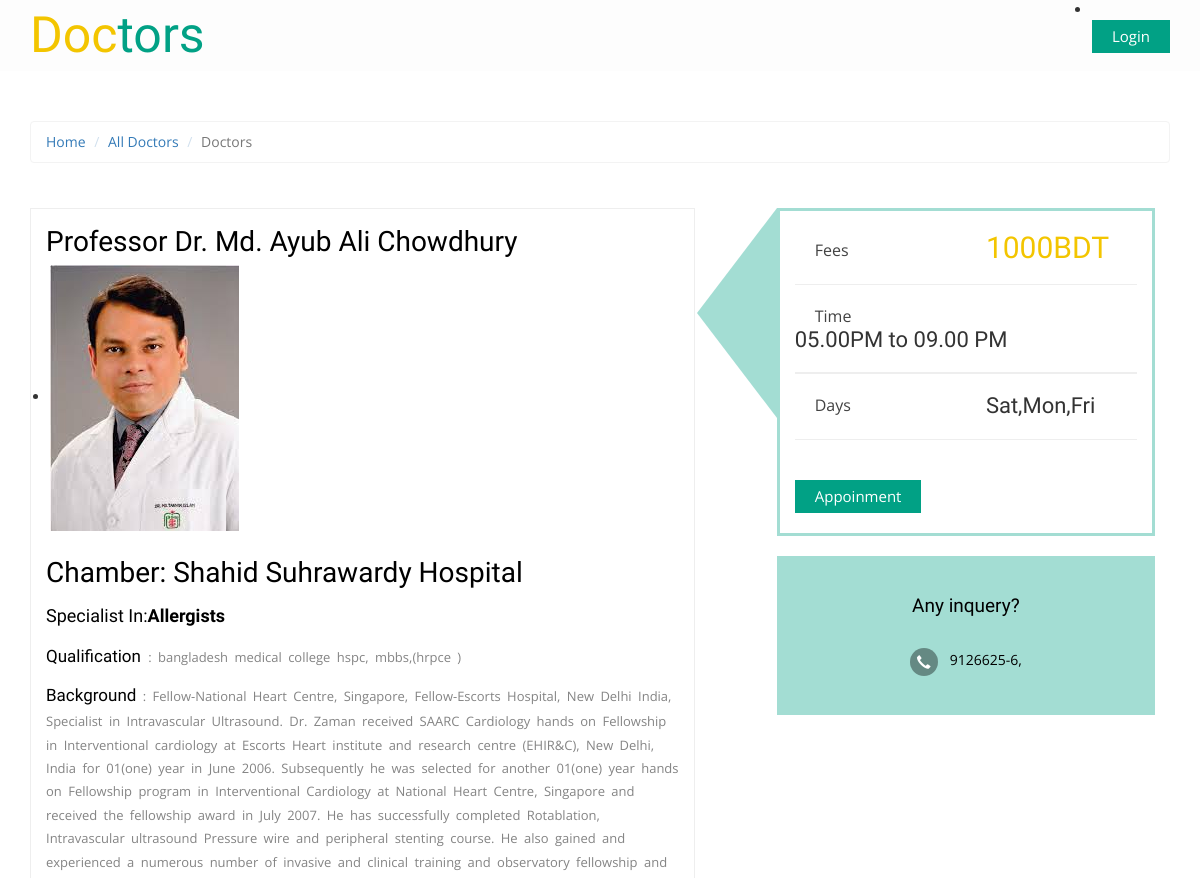
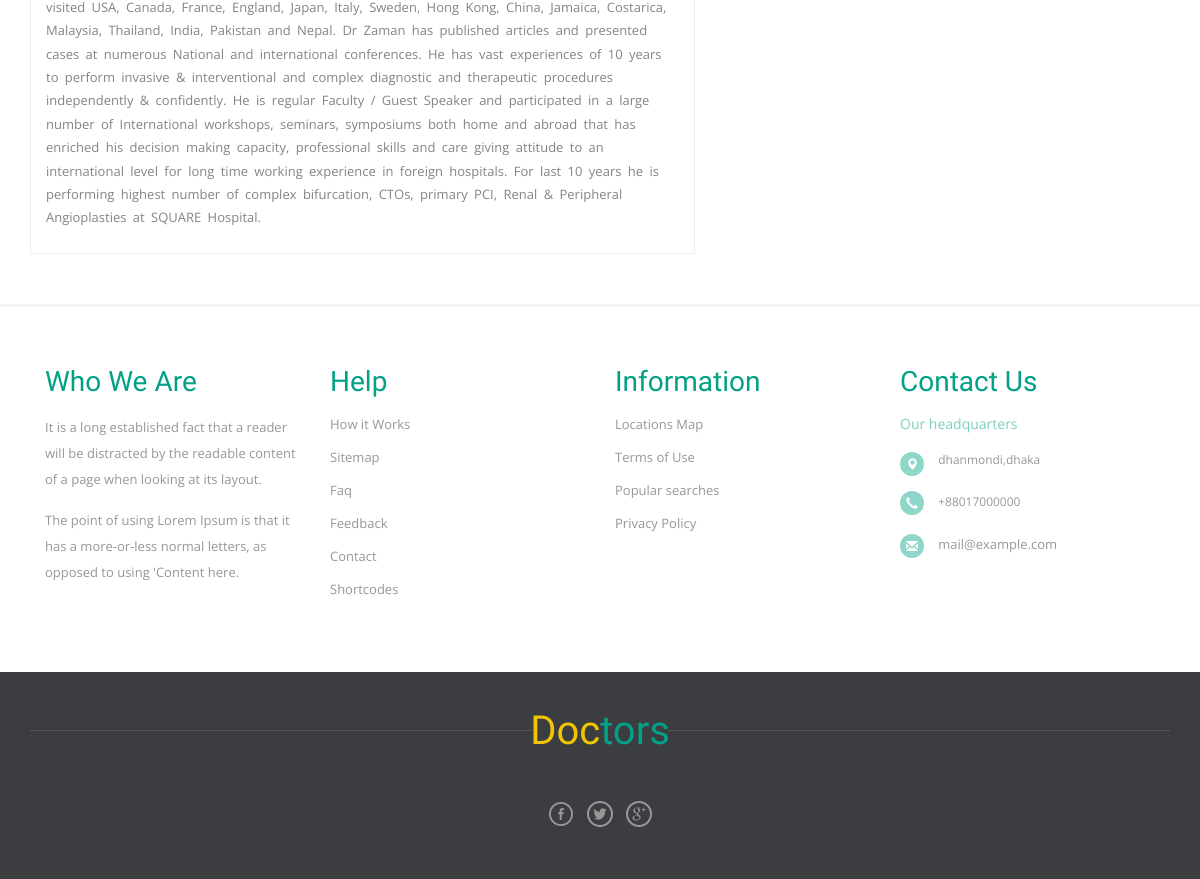
Page /single.php?id=1 on the committed database (2 pictures, top to bottom).
### tables this page shows
CREATE TABLE `doctor` (
  `Id` int(11) NOT NULL,
  `Name` varchar(100) NOT NULL,
  `Specialities` varchar(200) NOT NULL,
  `Degree` text NOT NULL,
  `Email` varchar(100) NOT NULL,
  `Phone` varchar(20) NOT NULL,
  `Fees` int(11) NOT NULL,
  `image` varchar(1000) NOT NULL,
  `background` text NOT NULL,
  `time` varchar(100) NOT NULL,
  `chember` varchar(100) NOT NULL,
  `day` varchar(100) NOT NULL
);

### single.php (the view, shortened to what this page needs)
<?php
$id=$_GET['id'];
 $query="SELECT * FROM doctor WHERE Id='".$id."'";
$result= filterTable($query);
function filterTable($query)
{
   include 'config.php';
    $filter_result = mysqli_query($conn,$query);
    return $filter_result;
}
?>
<!DOCTYPE html>
<html>
<head>
<link rel="stylesheet" href="css/bootstrap.min.css">
<link rel="stylesheet" href="css/bootstrap-select.css">
<link href="css/style.css" rel="stylesheet" type="text/css" media="all" />
<link href="css/jquery.uls.css" rel="stylesheet"/>
<link href="css/jquery.uls.grid.css" rel="stylesheet"/>
<link href="css/jquery.uls.lcd.css" rel="stylesheet"/>
		<link rel="stylesheet" href="css/flexslider.css" media="screen" />
</head>
<body>
	<div class="header">
		<div class="container">
			<div class="logo">
				<a href="index.php"><span>Doc</span>tors</a>
			</div>
			<div class="header-right">
                			<div class="agile-login">
				<ul>
                                    <?php if (isset($_SESSION['usr_id'])) { ?>
                            <li class="dropdown">
                                <a href="#" class="dropdown-toggle" data-toggle="dropdown">
                                    <span class="glyphicon glyphicon-user"></span>
                                    <strong><?php
                                        $usrname = $_SESSION['usr_name'];
                                        echo $usrname;
                                        ?></strong>
                                    <span class="glyphicon glyphicon-chevron-down"></span>
                                </a>
                                <ul style="background-color:white;" class="dropdown-menu">
                                    <li>
                                        <div class="navbar-login">
                                            <div class="row">
                                                <div class="col-lg-4">
                                                    <p class="text-center">
                                                        <span class="glyphicon glyphicon-user icon-size"></span>
                                                    </p>
                                                </div>
                                                <div class="col-lg-8">
                                                    <p class="text-left"><strong><?php echo $usrname; ?></strong></p>
                                                </div>
                                            </div>
                                        </div>
                                    </li>
                                    <li class="divider"></li>
                                    <li>
                                        <div class="navbar-login navbar-login-session">
                                            <div class="row">
                                                <div class="col-lg-12">
                                                    <p>
                                                        <a href="logout.php" class="btn btn-danger btn-block">Logout</a>
                                                    </p>
                                                </div>
                                            </div>
                                        </div>
                                    </li>
                                </ul>
                            </li>
                                        <!--<li><a class="navbar-text" href="user_profile.php">Signed in as <?php        ?></a></li>
                                            <li><a href="logout.php">Log Out</a></li>-->
                        <?php } else { ?>
                            <li><a class="account" href="login.php">Login</a></li>
                        <?php } ?>
				</ul>
			</div>
		</div>
		</div>
	</div>
	<div class="single-page main-grid-border">
		<div class="container">
			<ol class="breadcrumb" style="margin-bottom: 5px;">
				<li><a href="index.php">Home</a></li>
				<li><a href="index.php">All Doctors</a></li>
				<li class="active">Doctors</li>
			</ol>
			<div class="product-desc">
                <?php
                while($row = mysqli_fetch_assoc($result))
                {
                    echo "<div class='col-md-7 product-view'>";
					echo "<h2>".$row['Name']."</h2>";
					echo "<div class='flexslider'>";
					echo	"<ul class=''>";
					echo		"<li data-thumb=".$row['image'].">";
					echo			"<img src=".$row['image']." />";
					echo		"</li>";
					echo	"</ul>";
					echo "</div>";
					echo "<div class='product-details'>";
					echo	"<h2>Chamber: ".$row['chember']."</h2>";
					echo	"<h4>Specialist In:<strong>".$row['Specialities']."</strong></h4>";
					echo	"<p><strong>Qualification </strong>: ".$row['Degree']."</p>";
					echo	"<p><strong>Background</strong> : ".$row['background']."</p>";
					echo   "</div>";
				echo "</div>";
				echo "<div class='col-md-5 product-details-grid'>";
				echo	"<div class='item-price'>";
				echo		"<div class='product-price'>";
				echo			"<p class='p-price'>Fees</p>";
				echo			"<h3 class='rate'> ".$row['Fees']."BDT</h3>";
				echo			"<div class='clearfix'></div>";
				echo		"</div>";
				echo		"<div class='condition'>";
				echo			"<p class='p-price'>Time</p>";
				echo			"<h4>".$row['time']."</h4>";
				echo			"<div class='clearfix''></div>";
				echo		"</div>";
				echo		"<div class='condition'>";
				echo			"<p class='p-price'>Days</p>";
				echo			"<h4>".$row['day']."</h4>";
				echo			"<div class='clearfix'></div>";
				echo		"</div>";
				echo		"<div class='itemtype'>";
				echo			"<a class='account' href='appoinment.php?id=".$id."'>Appoinment</a>
							<div class='clearfix'></div>
						</div>
					</div>
					<div class='interested text-center'>
						<h4>Any inquery?</h4>
						<p><i class='glyphicon glyphicon-earphone'></i>".$row['Phone']."</p>
					</div>
				</div>
			<div class='clearfix'></div>
			</div>";
                }
                ?>
		</div>
	</div>
		<footer>
			<div class="footer-top">
				<div class="container">
					<div class="foo-grids">
						<div class="col-md-3 footer-grid">
							<h4 class="footer-head">Who We Are</h4>
							<p>It is a long established fact that a reader will be distracted by the readable content of a page when looking at its layout.</p>
							<p>The point of using Lorem Ipsum is that it has a more-or-less normal letters, as opposed to using 'Content here.</p>
						</div>
						<div class="col-md-3 footer-grid">
							<h4 class="footer-head">Help</h4>
							<ul>
								<li><a href="#">How it Works</a></li>
								<li><a href="#">Sitemap</a></li>
								<li><a href="#">Faq</a></li>
								<li><a href="#">Feedback</a></li>
								<li><a href="#">Contact</a></li>
								<li><a href="#">Shortcodes</a></li>
							</ul>
						</div>
						<div class="col-md-3 footer-grid">
							<h4 class="footer-head">Information</h4>
							<ul>
								<li><a href="#">Locations Map</a></li>
								<li><a href="#">Terms of Use</a></li>
								<li><a href="#">Popular searches</a></li>
								<li><a href="#">Privacy Policy</a></li>
							</ul>
						</div>
						<div class="col-md-3 footer-grid">
							<h4 class="footer-head">Contact Us</h4>
							<span class="hq">Our headquarters</span>
							<address>
								<ul class="location">
									<li><span class="glyphicon glyphicon-map-marker"></span></li>
									<li>Dhanmondi,Dhaka</li>
									<div class="clearfix"></div>
								</ul>
								<ul class="location">
									<li><span class="glyphicon glyphicon-earphone"></span></li>
									<li>+88017000000</li>
									<div class="clearfix"></div>
								</ul>
								<ul class="location">
									<li><span class="glyphicon glyphicon-envelope"></span></li>
									<li><a href="mailto:info@example.com">mail@example.com</a></li>
									<div class="clearfix"></div>
								</ul>
							</address>
						</div>
						<div class="clearfix"></div>
					</div>
				</div>
			</div>
			<div class="footer-bottom text-center">
			<div class="container">
				<div class="footer-logo">
					<a href="index.php"><span>Doc</span>tors</a>
				</div>
				<div class="footer-social-icons">
					<ul>
						<li><a class="facebook" href="#"><span>Facebook</span></a></li>
						<li><a class="twitter" href="#"><span>Twitter</span></a></li>
						<li><a class="googleplus" href="#"><span>Google+</span></a></li>
					</ul>
				</div>
			</div>
		</div>
		</footer>
</body>
</html>

### css/flexslider.css (style rules this page uses)
.flexslider { margin: 0; padding: 0; }
.flexslider { margin: 0 0 20px; background: #ffffff; border: 4px solid #ffffff; position: relative; zoom: 1; -webkit-border-radius: 4px; -moz-border-radius: 4px; border-radius: 4px; -webkit-box-shadow: '' 0 1px 4px rgba(0, 0, 0, 0.2); -moz-box-shadow: '' 0 1px 4px rgba(0, 0, 0, 0.2); -o-box-shadow: '' 0 1px 4px rgba(0, 0, 0, 0.2); box-shadow: '' 0 1px 4px rgba(0, 0, 0, 0.2); }

### rows in the picture
doctor: Name "Professor Dr. Md. Ayub Ali Chowdhury", image (picture), chember "Shahid Suhrawardy Hospital", Specialities "Allergists", Degree "bangladesh medical college hspc, mbbs,(hrpce )", background "Fellow-National Heart Centre, Singapore, Fellow-Escorts Hospital, New Delhi India, Specialist in Intravascular Ultrasound. Dr. Zaman received SAARC Cardiology hands on Fellowship in Interventional cardiology at Escorts Heart institute and research centre (EHIR&C), New Delhi, India for 01(one) year in June 2006. Subsequently he was selected for another 01(one) year hands on Fellowship program in Interventional Cardiology at National Heart Centre, Singapore and received the fellowship award in July 2007. He has successfully completed Rotablation, Intravascular ultrasound Pressure wire and peripheral stenting course. He also gained and experienced a numerous number of invasive and clinical…", Fees "1000", time "05.00PM to 09.00 PM", day "Sat,Mon,Fri", Phone "9126625-6,"
